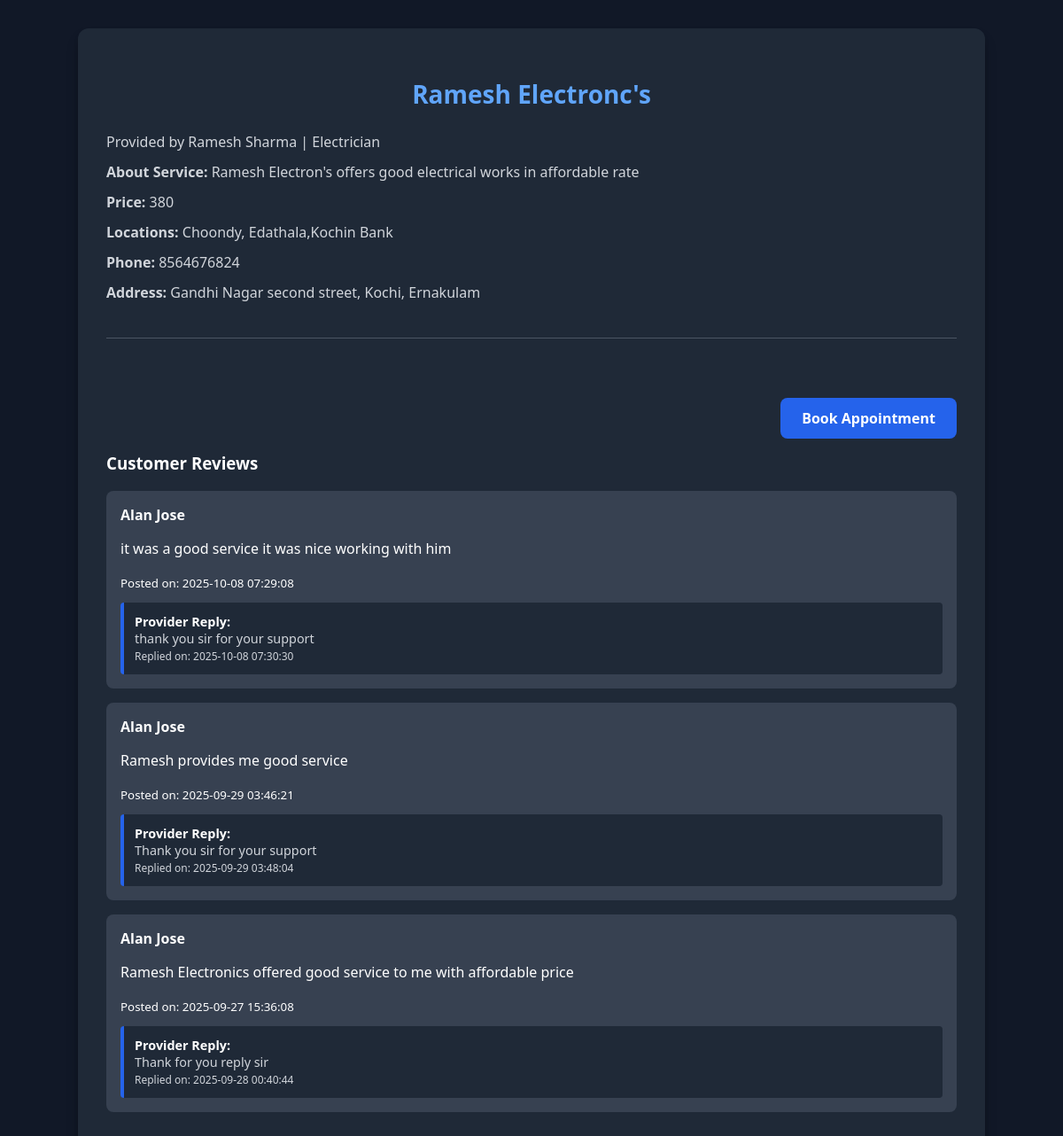
Screenshot of /provider_details.php?provider_id=8 with the database file from the repository.
### tables this page shows
CREATE TABLE `service_details` (
  `service_id` int(11) NOT NULL,
  `provider_id` int(11) NOT NULL,
  `business_name` varchar(100) NOT NULL,
  `category` enum('Plumber','Carpenter','Electrician','Mechanic','Painter') NOT NULL,
  `about_service` varchar(500) DEFAULT NULL,
  `price` varchar(50) NOT NULL,
  `locations` text NOT NULL,
  `created_at` timestamp NOT NULL DEFAULT current_timestamp(),
  `updated_at` timestamp NOT NULL DEFAULT current_timestamp() ON UPDATE current_timestamp()
);

CREATE TABLE `users` (
  `user_id` int(11) NOT NULL,
  `name` varchar(50) NOT NULL,
  `email` varchar(60) NOT NULL,
  `password` varchar(100) NOT NULL,
  `phone` varchar(14) DEFAULT NULL,
  `role` enum('customer','provider','admin') DEFAULT 'customer',
  `status` enum('pending','approved','rejected') NOT NULL DEFAULT 'pending',
  `address` text DEFAULT NULL,
  `created_at` timestamp NOT NULL DEFAULT current_timestamp()
);

CREATE TABLE `reviews` (
  `review_id` int(11) NOT NULL,
  `provider_id` int(11) NOT NULL,
  `customer_id` int(11) NOT NULL,
  `review` text NOT NULL,
  `reply` text DEFAULT NULL,
  `reply_at` timestamp NULL DEFAULT NULL,
  `created_at` timestamp NOT NULL DEFAULT current_timestamp()
);

### provider_details.php (the view, shortened to what this page needs)
<?php
include 'Login_dbconn.php';
$provider_id = intval($_GET['provider_id']);
$provider_sql = "SELECT u.user_id, u.name, u.email, u.phone, u.address,
                        s.business_name, s.category, s.about_service, s.price, s.locations
                 FROM users u
                 JOIN service_details s ON u.user_id = s.provider_id
                 WHERE u.user_id = $provider_id AND u.role = 'provider'";
$provider_result = mysqli_query($conn, $provider_sql);
$provider = mysqli_fetch_assoc($provider_result);
$reviews_sql = "SELECT r.*, u.name AS customer_name
                FROM reviews r
                JOIN users u ON r.customer_id = u.user_id
                WHERE r.provider_id = $provider_id
                ORDER BY r.created_at DESC";
$reviews_result = mysqli_query($conn, $reviews_sql);
?>
<!DOCTYPE html>
<html>
<head>
    <link rel="stylesheet" href="provider_details.css">
</head>
<body>
<div class="container">
    <div class="provider-details-container">
        <div class="provider-header">
            <h2><?php echo htmlspecialchars($provider['business_name']); ?></h2>
            <div class="provider-meta">
                Provided by <?php echo htmlspecialchars($provider['name']); ?> |
                <?php echo htmlspecialchars($provider['category']); ?>
            </div>
        </div>
        <div class="service-info">
            <p><strong>About Service:</strong> <?php echo nl2br(htmlspecialchars($provider['about_service'])); ?></p>
            <p><strong>Price:</strong> <?php echo htmlspecialchars($provider['price']); ?></p>
            <p><strong>Locations:</strong> <?php echo nl2br(htmlspecialchars($provider['locations'])); ?></p>
            <p><strong>Phone:</strong> <?php echo htmlspecialchars($provider['phone']); ?></p>
            <p><strong>Address:</strong> <?php echo nl2br(htmlspecialchars($provider['address'])); ?></p>
        </div>
        <div class="review-section">
            <h3>
<div style="text-align: right; margin-bottom: 15px;">
    <a href="appointment_details.php?provider_id=<?php echo isset($_GET['provider_id']) ? intval($_GET['provider_id']) : 0; ?>&service_id=<?php echo isset($_GET['service_id']) ? intval($_GET['service_id']) : 0; ?>"
   class="btn-book-appointment">
   Book Appointment
</a>
</div>
   Customer Reviews</h3>
            <?php if (mysqli_num_rows($reviews_result) > 0): ?>
                <?php while ($review = mysqli_fetch_assoc($reviews_result)): ?>
                    <div class="review">
                        <strong><?php echo htmlspecialchars($review['customer_name']); ?></strong><br>
                        <p><?php echo nl2br(htmlspecialchars($review['review'])); ?></p>
                        <small>Posted on: <?php echo $review['created_at']; ?></small>
                        <?php if (!empty($review['reply'])): ?>
                            <div class="reply">
                                <strong>Provider Reply:</strong><br>
                                <?php echo nl2br(htmlspecialchars($review['reply'])); ?><br>
                                <small>Replied on: <?php echo $review['reply_at']; ?></small>
                            </div>
                        <?php endif; ?>
                    </div>
                <?php endwhile; ?>
            <?php else: ?>
                <div class="no-reviews">No reviews yet.</div>
            <?php endif; ?>
        </div>
    </div>
</div>
</body>
</html>

### provider_details.css (style rules this page uses)
:root { --color-gray-900: #111827; --color-gray-800: #1f2937; --color-gray-700: #374151; --color-gray-600: #4b5563; --color-gray-300: #d1d5db; --color-white: #ffffff; --color-blue-400: #60a5fa; --color-blue-600: #2563eb; --color-blue-700: #1d4ed8; }
body { margin: 0; font-family: system-ui, -apple-system, BlinkMacSystemFont, "Segoe UI", Roboto, Arial, sans-serif; background-color: var(--color-gray-900); color: var(--color-white); }
.provider-details-container, .details-card { background-color: var(--color-gray-800); border-radius: 0.75rem; padding: 2rem; max-width: 60rem; width: 100%; margin: 2rem auto; box-shadow: 0 10px 15px -3px rgba(0,0,0,0.3), 0 4px 6px -2px rgba(0,0,0,0.2); transition: transform 0.3s ease; }
.provider-header h2, .details-card h2 { font-size: 1.75rem; font-weight: 700; color: var(--color-blue-400); margin-bottom: 1.5rem; text-align: center; }
.details-card p, .service-info p, .provider-meta { margin: 0.75rem 0; font-size: 1rem; color: var(--color-gray-300); }
.details-card strong, .review strong { color: var(--color-white); }
.btn-book-appointment { display: inline-block; margin-top: 1.5rem; padding: 0.75rem 1.5rem; font-size: 1rem; font-weight: 600; background-color: var(--color-blue-600); color: var(--color-white); border-radius: 0.5rem; text-decoration: none; transition: all 0.3s ease; }
.review-section { margin-top: 2.5rem; border-top: 1px solid var(--color-gray-600); padding-top: 1.5rem; }
.review { background-color: var(--color-gray-700); border-radius: 0.5rem; padding: 1rem; margin-bottom: 1rem; }
.reply { margin-top: 0.75rem; background-color: var(--color-gray-800); padding: 0.75rem; border-left: 4px solid var(--color-blue-600); border-radius: 0.25rem; color: var(--color-gray-300); font-size: 0.9rem; }

### rows the page displays
service_details: business_name "Ramesh Electronc's", provider.name "Ramesh Sharma", category "Electrician", about_service "Ramesh Electron's offers good electrical works in affordable rate", price "380", locations "Choondy, Edathala,Kochin Bank", provider.phone "8564676824", provider.address "Gandhi Nagar second street, Kochi, Ernakulam"
reviews: customer.name "Alan Jose", review "it was a good service it was nice working with him", created_at "2025-10-08 07:29:08", reply "thank you sir for your support", reply_at "2025-10-08 07:30:30"
reviews: customer.name "Alan Jose", review "Ramesh provides me good service", created_at "2025-09-29 03:46:21", reply "Thank you sir for your support", reply_at "2025-09-29 03:48:04"
reviews: customer.name "Alan Jose", review "Ramesh Electronics offered good service to me with affordable price", created_at "2025-09-27 15:36:08", reply "Thank for you reply sir", reply_at "2025-09-28 00:40:44"
